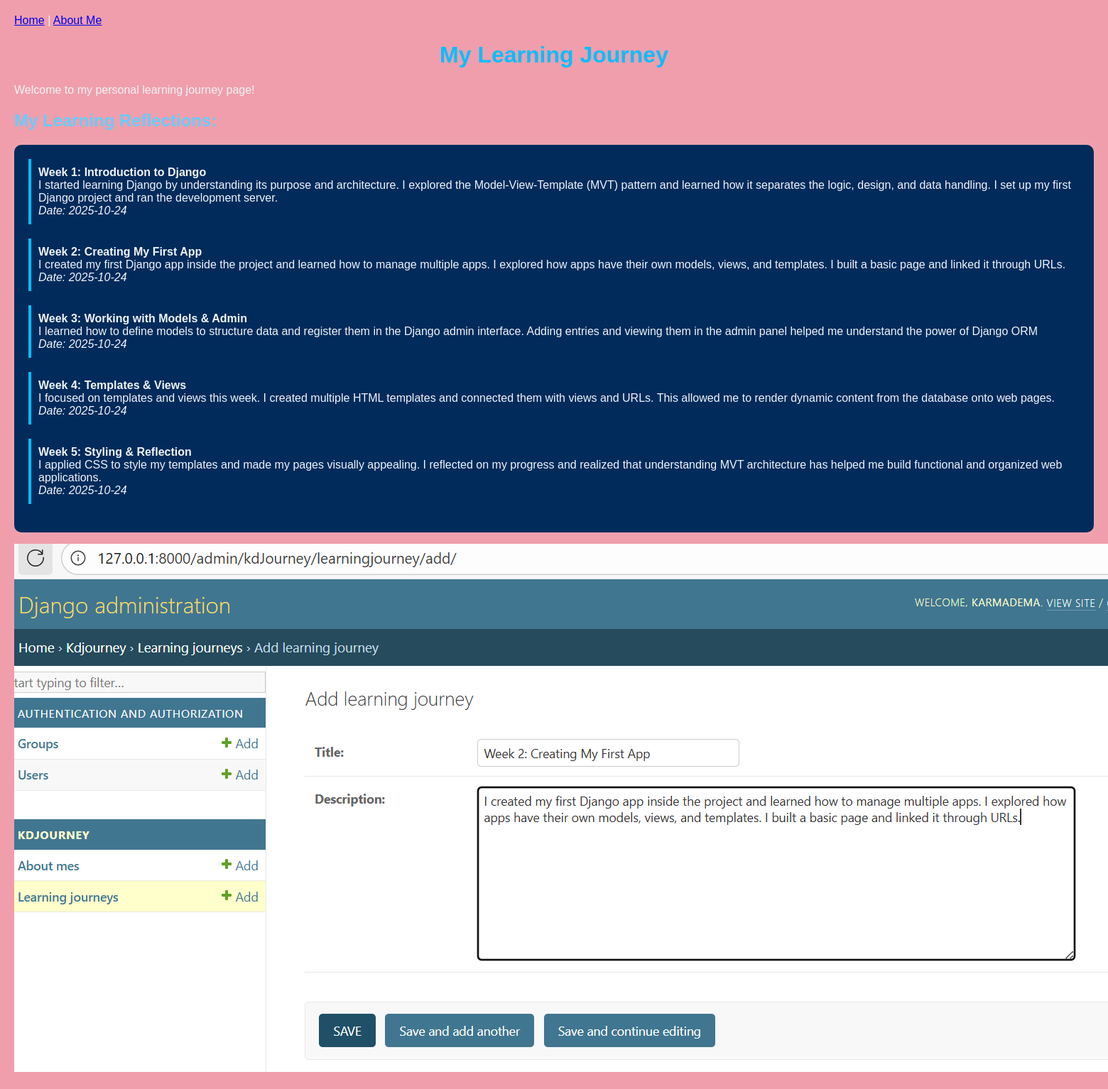
The page / on the database its author committed.
### kdJourney/models.py (models this page shows, shortened)
class LearningJourney(models.Model):
    title = models.CharField(max_length=100)
    description = models.TextField()
    date = models.DateField(auto_now_add=True)

### kdJourney/views.py (the view)
# urls.py: path('', views.index, name='index'),
def index(request):
    journeys = LearningJourney.objects.all().order_by('-date')
    return render(request, 'index.html', {'journeys': journeys})

### kdJourney/templates/index.html (shortened to what this page needs)
{% load static %}
<!DOCTYPE html>
<html>
<head>
    <link rel="stylesheet" href="{% static 'styles/styles.css' %}">
</head>
<body>
    <nav>
        <a href="{% url 'index' %}">Home</a> |
        <a href="{% url 'aboutMe' %}">About Me</a>
    </nav>
    <h1>My Learning Journey</h1>
    <p>Welcome to my personal learning journey page!</p>
    <h2>My Learning Reflections:</h2>
    {% if journeys %}
        <ul>
        {% for journey in journeys %}
            <li>
                <strong>{{ journey.title }}</strong><br>
                {{ journey.description }}<br>
                <em>Date: {{ journey.date|date:"Y-m-d" }}</em>
            </li>
        {% endfor %}
        </ul>
    {% else %}
        <p>No journey entries available yet.</p>
    {% endif %}
    <div class="index-image">
      <img src="{% static 'images/3.PNG' %}" alt="Description of Image">
    </div>
</body>
</html>

### kdJourney/static/styles/styles.css (style rules this page uses)
body { font-family: Arial, sans-serif; background-color: #001f3f; color: #f0f4f8; margin: 20px; }
h1 { color: #00bfff; text-align: center; }
h2 { color: #66ccff; text-align: left; }
ul { background-color: #002b5b; padding: 20px; border-radius: 10px; box-shadow: 0 0 15px rgba(255, 255, 255, 0.1); list-style-type: none; }
li { margin-bottom: 20px; padding: 10px; border-left: 4px solid #00bfff; }

### kdJourney/templates/index.html (style rules this page uses)
body { background-color: rgb(240, 158, 172); }

### rows shown on the page
LearningJourney: title "Week 1: Introduction to Django", description "I started learning Django by understanding its purpose and architecture. I explored the Model-View-Template (MVT) pattern and learned how it separates the logic, design, and data handling. I set up my first Django project and ran the development server.", date "2025-10-24"
LearningJourney: title "Week 2: Creating My First App", description "I created my first Django app inside the project and learned how to manage multiple apps. I explored how apps have their own models, views, and templates. I built a basic page and linked it through URLs.", date "2025-10-24"
LearningJourney: title "Week 3: Working with Models & Admin", description "I learned how to define models to structure data and register them in the Django admin interface. Adding entries and viewing them in the admin panel helped me understand the power of Django ORM", date "2025-10-24"
LearningJourney: title "Week 4: Templates & Views", description "I focused on templates and views this week. I created multiple HTML templates and connected them with views and URLs. This allowed me to render dynamic content from the database onto web pages.", date "2025-10-24"
LearningJourney: title "Week 5: Styling & Reflection", description "I applied CSS to style my templates and made my pages visually appealing. I reflected on my progress and realized that understanding MVT architecture has helped me build functional and organized web applications.", date "2025-10-24"
